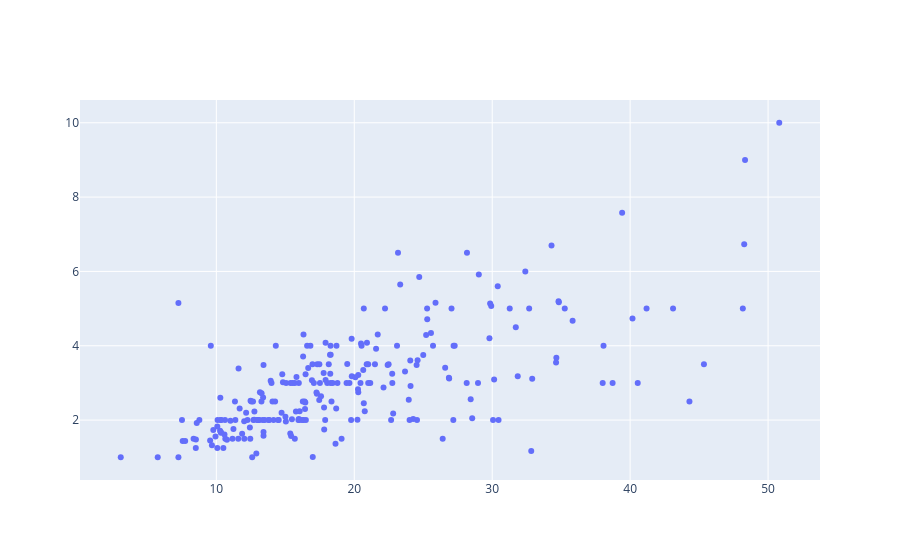

Here is the notebook cell this chart was saved with:
### Code cell
fig = go.Figure()
fig.add_trace(go.Scatter(x=tips.total_bill, y=tips.tip, mode='markers'))
fig.show()

### Figure 1 — Plotly figure (JSON) as saved in the notebook; plotly's stock layout.template omitted (floating-point values rounded to 4 significant figures; data arrays with more than 128 entries replaced by an {"elided": "..."} marker saying what was removed)
{"data": [{"mode": "markers", "x": {"elided": "244 float values"}, "y": {"elided": "244 float values"}, "type": "scatter"}], "layout": {}}
